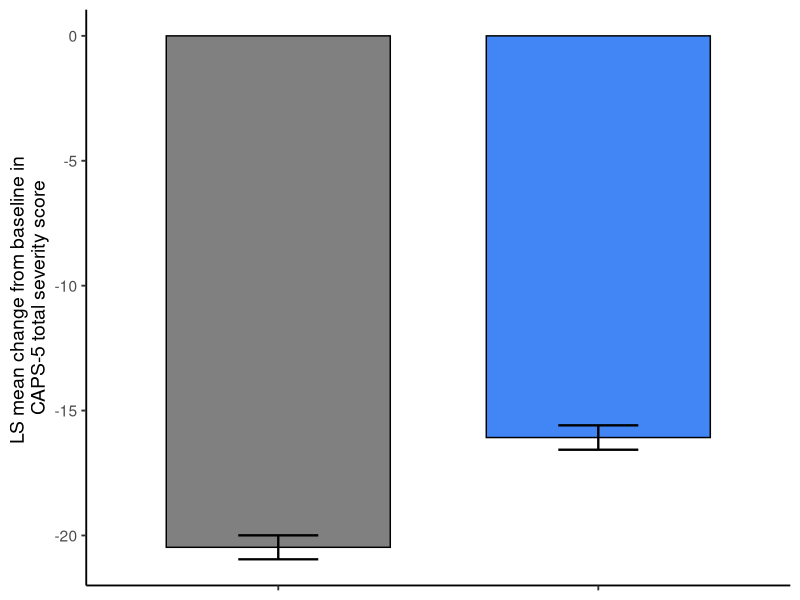
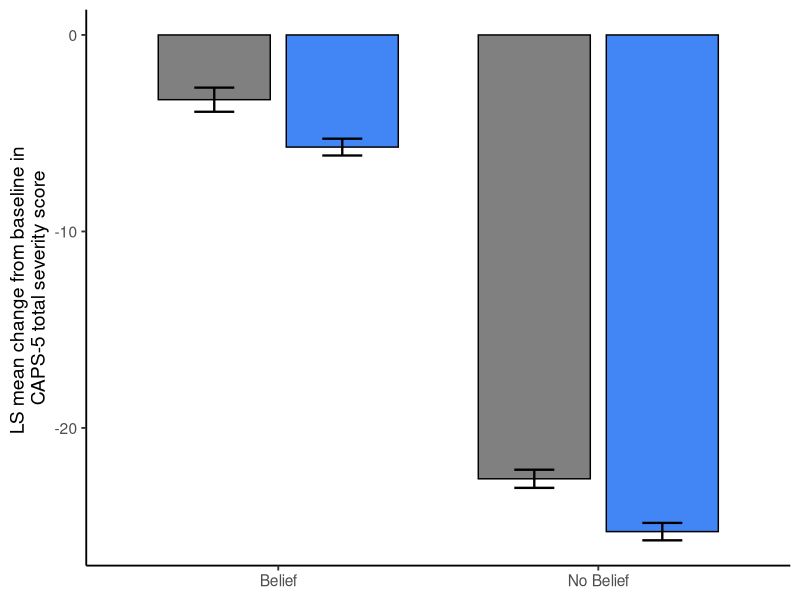
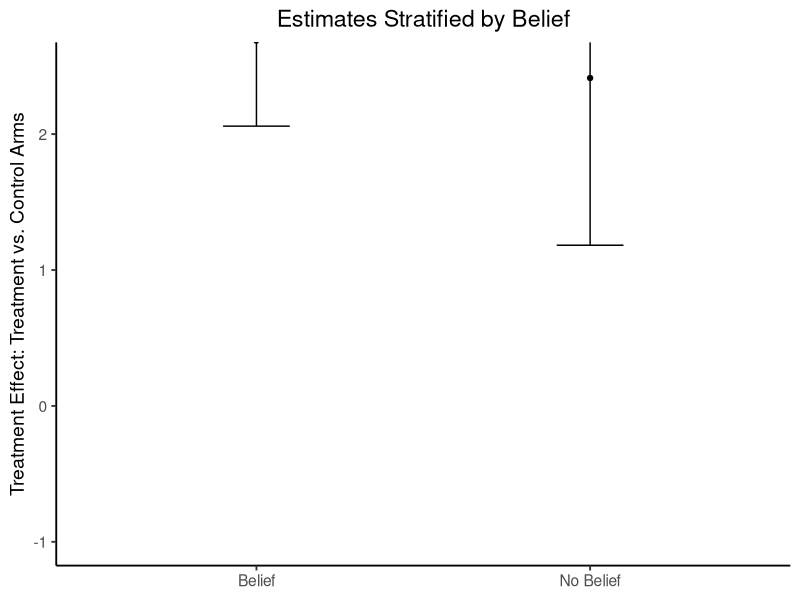
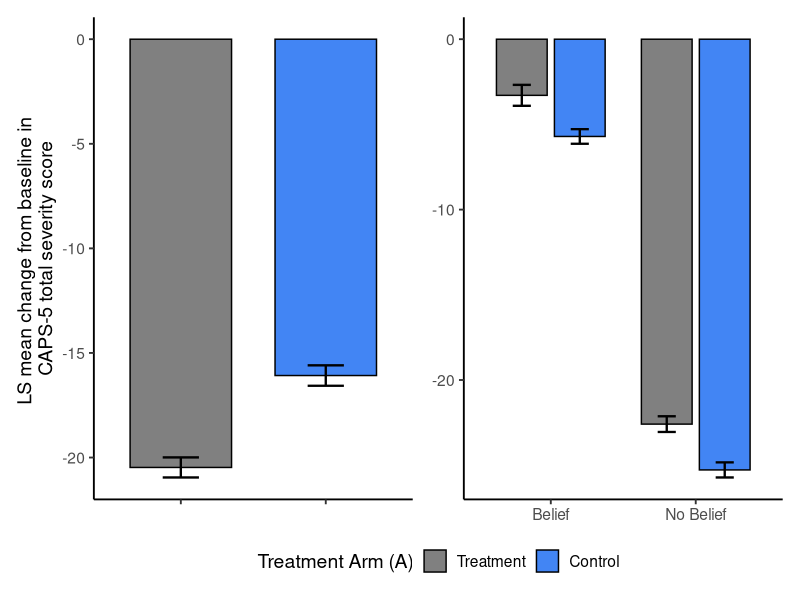

These figures' R source, in order: (Note: this script raises an error after producing the figures.)
library(patchwork)
library(ggplot2)
library(dplyr)
wd <- "/Users/loewingergc/Desktop/NIMH Research/Causal/Causal_Psychedelics/Paper/Figures/Drafts/Belief-Conditional"

#-----------------------------------------------------------
## Unmasking + unmeasured confounding (BELIEF ONLY) scenario
#-----------------------------------------------------------
N <- 5000 
set.seed(1)

gamma_0 <- -3.5
gamma_1 <- 3.5 # -3.5
gamma_2 <- 5.5 # 5.5
beta_0 <- 3#30
beta_1 <- -3 ### controlled direct effect of treatment 3
beta_2 <- -3 # -3
beta_3 <- -25 # -25

A <- rbinom(N, 1, 0.5)
U <- runif(N, -0.1,1.5)
B <- rbinom(N, 1, plogis(gamma_0 + gamma_1 * A + gamma_2 * U))
Y <- rnorm(N, beta_0 + beta_1 * A + beta_2 * B + beta_3 * U, sd = 1)

# numerically check
w_b1a1 <- (mean(A == 1 & B == 1) / mean(A == B)) / 
  ((mean(A == 1 & B == 1) / mean(A == B)) + (mean(A == 1 & B == 0) / mean(A != B)))
w_b0a1 <- (mean(A == 1 & B == 0) / mean(A != B)) / 
  ((mean(A == 1 & B == 1) / mean(A == B)) + (mean(A == 1 & B == 0) / mean(A != B)))
w_b1a0 <- (mean(A == 0 & B == 1) / mean(A != B)) /
  ((mean(A == 0 & B == 0) / mean(A == B)) + (mean(A == 0 & B == 1) / mean(A != B)))
w_b0a0 <- (mean(A == 0 & B == 0) / mean(A == B)) /
  ((mean(A == 0 & B == 0) / mean(A == B)) + (mean(A == 0 & B == 1) / mean(A != B)))

mean(Y[B == 1 & A == 1]) - mean(Y[B == 1 & A == 0]) # belief = 1-conditional effect
mean(Y[B == 0 & A == 1]) - mean(Y[B == 0 & A == 0]) # belief = 0-conditional effect


mean(Y[A == 1]) - mean(Y[A == 0]) # belief = 1-conditional effect

## Correct Guessing Rate (CGR) - adjusted ATE [in this case, a mixture of belief-conditional effects]
mean(Y[B == 1 & A == 1]) * w_b1a1 + 
  mean(Y[B == 0 & A == 1]) * w_b0a1 -
  mean(Y[B == 1 & A == 0]) * w_b1a0 -
  mean(Y[B == 0 & A == 0]) * w_b0a0
mean(Y[A == 1]) - mean(Y[A == 0]) # marginal ATE

myColors2 <- c("#808080", "#4285F4", "#E69F00", "darkgreen", "darkgrey")
df <- data.frame(Y = Y,
                 B = as.factor(B),
                 A = as.factor(A)) %>%
  mutate(A = ifelse(A == 1, "Treatment", "Control"))

################
# Marginal ATE
################
# Create the plot with 95% CIs
summary_p1 <- df %>%
  mutate(A=forcats::fct_relevel(A,c("Treatment", "Control"))) %>%
           group_by( A) %>%
  summarise(
    mean_Y = mean(Y),
    se_Y = 1.96 * sd(Y) / sqrt(n()),
    .groups = "drop"
  )

# Create the barplot with standard error bars
p1 <- ggplot(summary_p1, aes(x = factor(A), y = mean_Y, fill = A)) +
  geom_bar(stat = "identity", position = position_dodge(width = 0.8), 
           width = 0.7,
           color = "black", linewidth = 0.5) +
  geom_errorbar(aes(ymin = mean_Y - se_Y, ymax = mean_Y + se_Y), 
                position = position_dodge(width = 0.8), 
                width = 0.25, linewidth = 0.8) +
  labs(
    # title = "Treatment Effect",
    x = "Treatment Arm (A)",
    y = "LS mean change from baseline in \nCAPS-5 total severity score",
    fill = "Treatment Arm (A)"
  ) +
  scale_fill_manual(values = myColors2) +
  scale_color_manual(values = myColors2) +
  #scale_x_discrete(labels = c("Control", "Treatment")) +
  theme_classic(base_size = 14) +
  theme(legend.position = "none") +
  theme(plot.title = element_text(hjust = 0.5),
        axis.title.x = element_blank(),
        axis.text.x = element_blank())

################################
# Belief Conditional ATE
################################
# Create the plot with 95% CIs

summary_p2 <- df %>%
  mutate(A=forcats::fct_relevel(A,c("Treatment", "Control"))) %>%
  group_by(B, A) %>%
  summarise(
    mean_Y = mean(Y),
    se_Y = 1.96 * sd(Y) / sqrt(n()),
    .groups = "drop"
  )

# Create the barplot with standard error bars
p2 <- ggplot(summary_p2, aes(x = factor(B), y = mean_Y, fill = A)) +
  geom_bar(stat = "identity", position = position_dodge(width = 0.8), 
           width = 0.7,
           color = "black", linewidth = 0.5) +
  geom_errorbar(aes(ymin = mean_Y - se_Y, ymax = mean_Y + se_Y), 
                position = position_dodge(width = 0.8), 
                width = 0.25, linewidth = 0.8) +
  labs(
    # title = "Outcome Stratified by Belief",
    x = "Belief (B)",
    y = "LS mean change from baseline in \nCAPS-5 total severity score",
    fill = "Treatment Arm (A)"
  ) +
  scale_fill_manual(values = myColors2) +
  scale_color_manual(values = myColors2) +
  scale_x_discrete(labels = c("Belief", "No Belief")) +
  theme_classic(base_size = 14) +
  theme(legend.position = "none") +
  theme(plot.title = element_text(hjust = 0.5),
        axis.title.x = element_blank())



################################
# Belief Conditional Effect
################################
# belief conditional effects in sample
lm.mod <- lm(Y ~ A*B, data = df)
model.sum <- summary(lm.mod)

# conditional on belief = 0 
belief0 <- coef(lm.mod)[2]
belief0.se <- model.sum$coefficients[2,2]

# conditional on belief = 1
L <- c(0, 1, 0, 1)  # Corresponds todifference 
cov_matrix <- vcov(lm.mod) # Get the covariance matrix of the coefficients
belief1 <- sum(L * coef(lm.mod)) # Compute the contrast estimate
belief1.se <- sqrt(t(L) %*% cov_matrix %*% L) # Compute the standard error of the contrast

# data.frame for plot
df.mod <- data.frame(b1 = belief0,
                     b1.se = belief0.se,
                     b0 = belief1,
                     b0.se = belief1.se)

# Reformat the data for ggplot:
plot_df <- data.frame( group = c("B", "A"),
                       value = as.numeric(df.mod[1, c(1,3)]),
                       se = as.numeric(df.mod[1, c(2,4)]) )

p3=ggplot(plot_df, aes(x = group, y = value)) +
  geom_point() + # aes(color = group)
  geom_errorbar(aes(ymin = value - 1.96* se, 
                    ymax = value + 1.96* se), #,color = group), 
                width = 0.2) +
  # labs(x = "Group", y = "Value") +
  labs(
    title = "Estimates Stratified by Belief",
    x = "Belief (B)",
    y = "Treatment Effect: Treatment vs. Control Arms",
    fill = "Treatment Arm (A)" # Customize legend title.
  ) +
  scale_fill_manual(values = myColors2) +
  scale_color_manual(values = myColors2) +
  scale_x_discrete(labels = c("Belief", "No Belief")) + # Customize x-axis labels for binary variable.
  theme_classic(base_size = 14) +
  theme(legend.position = "none") +
  theme( axis.title.x = element_blank(),
         plot.title = element_text(hjust = 0.5) ) +
  geom_hline(yintercept = beta_1, linetype = "dashed", color = "gray35") +
  coord_cartesian( ylim = c(-1, 2.5) ) +
  annotate(
    "text",
    x = 1.5,             # Horizontally centered between "A" (1) and "B" (2)
    y = beta_1 + 0.1,     # A bit above the dashed line
    label = "True Causal Effect",
    color = "gray35",
    vjust = 0)


plots2 <- p1 + 
  p2 + 
  plot_layout(axis_titles = "collect", guides = "collect") & 
  theme(legend.position = "bottom") 


setwd(wd)
ggsave( plot = plots,
        paste0("belief_conditional2.pdf"),
        width = 9,
        height = 5)
